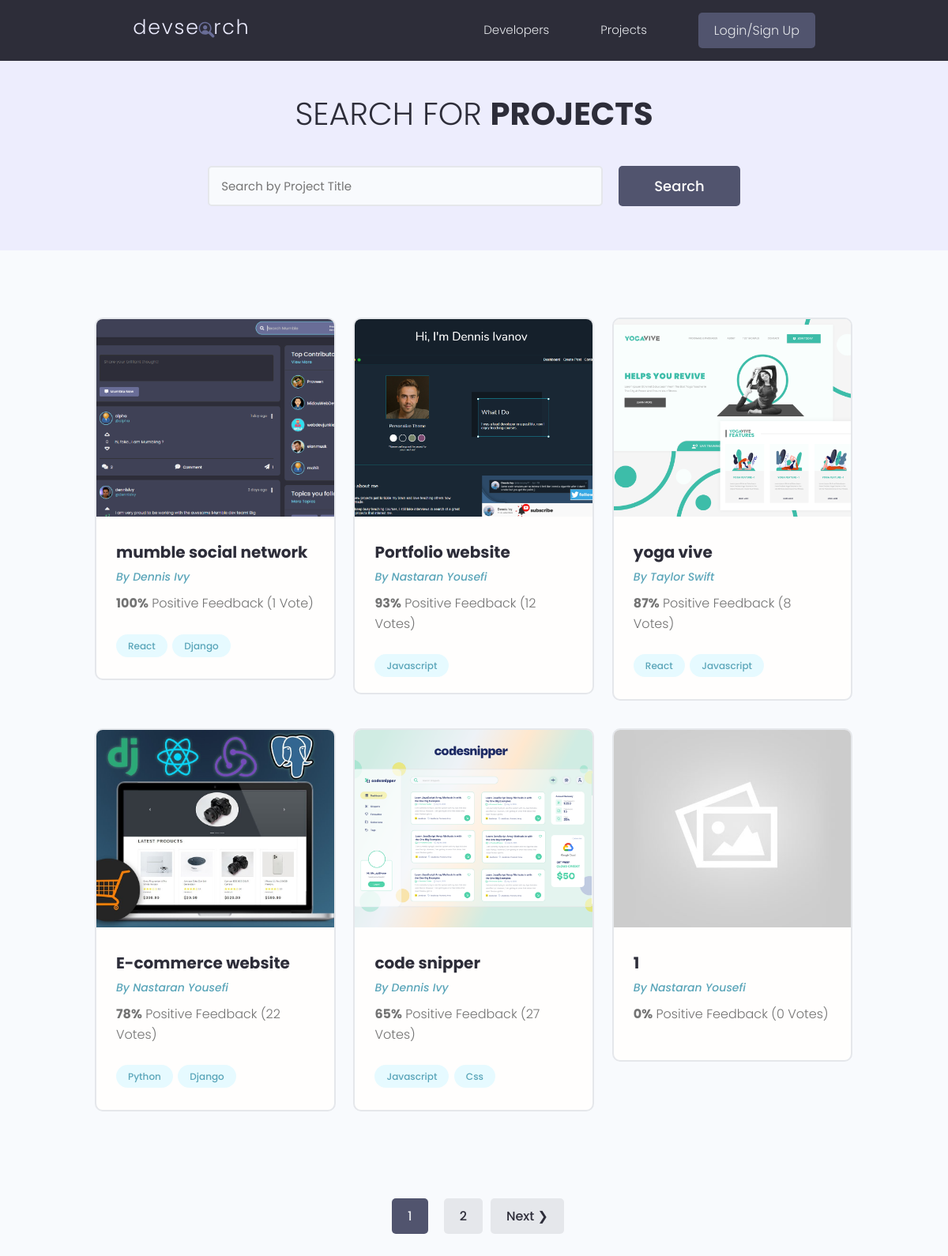
Page /projects/ on the earlier database version.
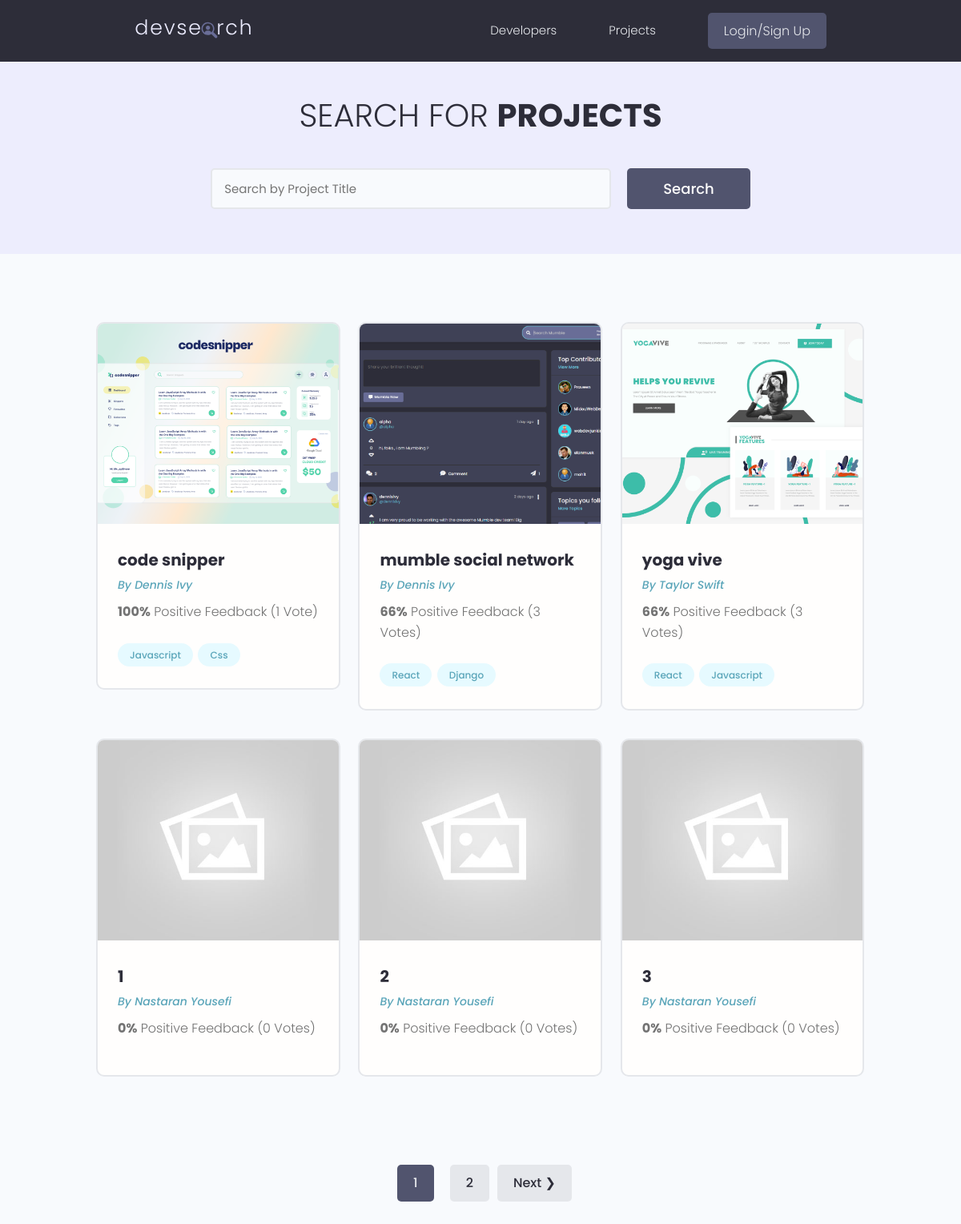
Same page on the later database version.
### projects/models.py (models this page shows, shortened)
class Project(models.Model):
    owner = models.ForeignKey(Profile, on_delete=models.SET_NULL, null=True, blank=True)
    title = models.CharField(max_length=200)
    description = models.TextField(null=True, blank=True)
    featured_image = models.ImageField(null=True, blank=True, default='project_cover/default.jpg', upload_to='project_cover/')
    demo_link = models.CharField(max_length=2000, null=True, blank=True)
    source_code = models.CharField(max_length=2000, null=True, blank=True)
    tags = models.ManyToManyField('Tag', blank=True)
    vote_total = models.IntegerField(default=0, null=True, blank=True)
    vote_ratio = models.IntegerField(default=0, null=True, blank=True)
    created = models.DateTimeField(auto_now_add=True)
    id = models.UUIDField(default=uuid.uuid4, unique=True, editable=False, primary_key=True)
    class Meta:
        ordering = ['-vote_ratio', '-vote_total']

class Tag(models.Model):
    name = models.CharField(max_length=100)
    created = models.DateTimeField(auto_now_add=True)
    id = models.UUIDField(default=uuid.uuid4, unique=True, editable=False, primary_key=True)

### users/models.py (models this page shows, shortened)
class Profile(models.Model):
    user = models.OneToOneField(User, on_delete=models.CASCADE, null=True, blank=True)
    name = models.CharField(max_length=250, null=True, blank=True)
    username = models.CharField(max_length=250, null=True, blank=True)
    email = models.EmailField(max_length=500, blank=True, null=True)
    short_intro = models.CharField(max_length=200, blank=True, null=True)
    bio = models.TextField(blank=True, null=True)
    location = models.CharField(max_length=200, blank=True, null=True)
    profile_image = models.ImageField(blank=True, null=True, upload_to='profiles/',
                         default='profiles/user-default.png')
    social_github = models.CharField(max_length=500, blank=True, null=True)
    social_linkedin = models.CharField(max_length=500, blank=True, null=True)
    social_website = models.CharField(max_length=500, blank=True, null=True)
    social_twitter = models.CharField(max_length=500, blank=True, null=True)
    created = models.DateTimeField(auto_now_add=True)
    id = models.UUIDField(default=uuid.uuid4, unique=True, editable=False, primary_key=True)

### projects/views.py (the view)
# urls.py: path('projects/', include('projects.urls')),
def projects(request):
    search_query, projects = search_projects(request)
    page = request.GET.get('page', 1)
    results = 6
    paginator = Paginator(projects, results)
    try:
        projects = paginator.page(page)
    except EmptyPage:
        if int(page) <= 0:
            projects = paginator.page(1)
        else:
            projects = paginator.page(paginator.num_pages)
    except PageNotAnInteger:
        projects = paginator.page(1)
    context = {
        'projects' : projects,
        'search_query' : search_query,
    }
    return render(request, 'projects/projects.html', context)

### projects/utils.py (called while the page is built)
def search_projects(request):
    search_query = request.GET.get('q') or ''
    projects = Project.objects.distinct().filter(
        Q(title__icontains=search_query) |
        Q(description__icontains=search_query) |
        Q(owner__name__icontains=search_query) |
        Q(tags__name__icontains=search_query)
    )
    return search_query, projects

### projects/templates/projects/projects.html (shortened to what this page needs)
{% extends 'main.html' %}
{% block content %}
  <main class="projects">
    <section class="hero-section text-center">
      <div class="container container--narrow">
        <div class="hero-section__box">
          <h2>Search for <span>Projects</span></h2>
        </div>
        <div class="hero-section__search">
          <form id="searchForm" class="form" action="{% url 'projects' %}" method="get">
            <div class="form__field">
              <input class="input input--text" id="formInput#search" value="{{ search_query }}" type="text"  name="q"
                placeholder="Search by Project Title" />
            </div>
            <input class="btn btn--sub btn--lg" type="submit" value="Search" />
          </form>
        </div>
      </div>
    </section>
    <section class="projectsList">
      <div class="container">
        <div class="grid grid--three">
        {% for project in projects %}
          <div class="column">
            <div class="card project">
              <a href="{% url 'project' project.id %}" class="project">
                <img class="project__thumbnail" src="{{ project.featured_image.url }}" alt="{{ project.title }}" />
                <div class="card__body">
                  <h3 class="project__title">{{ project.title }}</h3>
                  <p><a class="project__author" href="{% url 'user-profile' project.owner.pk %}">By {{project.owner.name|title}}</a></p>
                  <p class="project--rating">
                    <span style="font-weight: bold;">{{ project.vote_ratio }}%</span> Positive
                    Feedback ({{ project.vote_total }} Vote{{ project.vote_total|pluralize:'s' }})
                  </p>
                  <div class="project__tags">
                    {% for tag in project.tags.all|slice:'3' %}
                    <span class="tag tag--pill tag--main">
                      <small>{{ tag.name|title }}</small>
                    </span>
                    {% endfor %}
                  </div>
                </div>
              </a>
            </div>
          </div>
        {% endfor %}
        </div>
      </div>
    </section>
    {% include 'pagination.html' with query_set=projects %}
  </main>
{% endblock %}

Differences in the rows shown:
no longer on this page (row edited): Project: featured_image (picture), title "Portfolio website", owner.name "Nastaran Yousefi", vote_ratio "93", vote_total "12", Tag (name "Javascript")
no longer on this page (row edited): Project: featured_image (picture), title "E-commerce website", owner.name "Nastaran Yousefi", vote_ratio "78", vote_total "22", Tag (name "Django")
no longer on this page (row unchanged): Tag: name "Python", shown under "E-commerce website"
changed Project "code snipper": vote_ratio "65" → "100"; vote_total "27" → "1"; moves up the list
changed Project "mumble social network": vote_ratio "100" → "66"; vote_total "1" → "3"
changed Project "yoga vive": vote_ratio "87" → "66"; vote_total "8" → "3"
now on this page (row unchanged): Project: featured_image (placeholder picture), title "2", owner.name "Nastaran Yousefi", vote_ratio "0", vote_total "0"
now on this page (row unchanged): Project: featured_image (placeholder picture), title "3", owner.name "Nastaran Yousefi", vote_ratio "0", vote_total "0"
